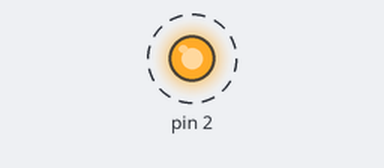
The sketch below on a simulated Arduino Uno, built with avr-gcc and run on an emulated ATmega328P. Shown: output pins drawn as LEDs (lit = HIGH). Dashed ring = blinking.

Above: at 0.2 s.
Timing chart, 0 to 3.0 s (numbered marks = the images above):
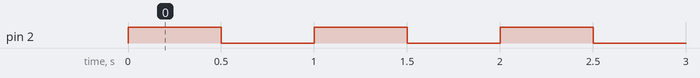

Measured:
- by itself, pin 2: alternates HIGH for 0.50 s and LOW for 0.50 s

The sketch:

pratica_2.ino
```cpp
#define T 1000

typedef struct{
  int gpio;
  bool state;
} led_t;

led_t red_led = {2, false};

void setup() {
  pinMode(red_led.gpio, OUTPUT);
}

void toggle();

void loop() {
  toggle();
  delay(T/2);
}

void toggle(){
  digitalWrite(red_led.gpio, (red_led.state = !red_led.state));
}
```
